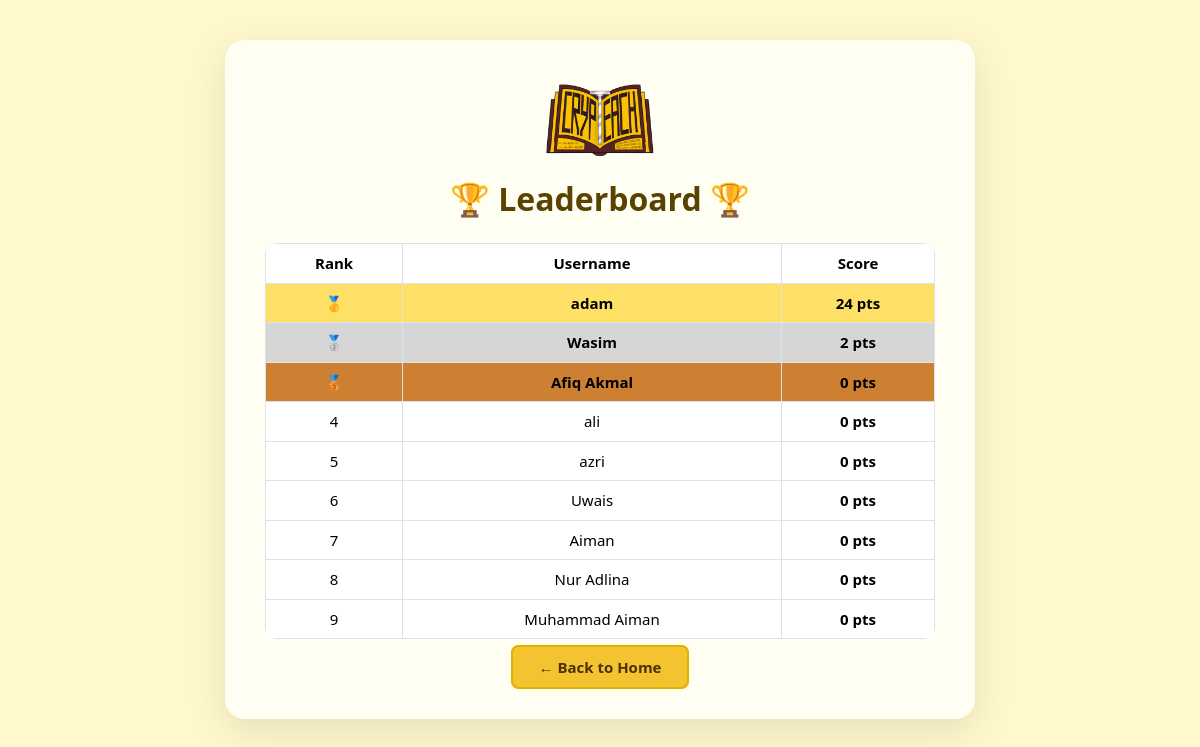
/leaderboard.php (signed in), run on the app's committed database.
### tables this page shows
CREATE TABLE `users` (
  `id` int(11) NOT NULL,
  `username` varchar(50) NOT NULL,
  `email` varchar(100) DEFAULT NULL,
  `password` varchar(255) NOT NULL,
  `created_at` timestamp NOT NULL DEFAULT current_timestamp(),
  `score` int(11) DEFAULT 0,
  `role` enum('admin','student') NOT NULL DEFAULT 'student',
  `login_count` int(11) DEFAULT 0,
  `profile_photo` varchar(255) DEFAULT NULL
);

### leaderboard.php (the view, shortened to what this page needs)
<?php
include 'db.php';
$result = $conn->query("SELECT username, score FROM users WHERE role='student' ORDER BY score DESC");
?>
<!DOCTYPE html>
<html>
<head>
    <link href="https://cdn.jsdelivr.net/npm/bootstrap@5.3.3/dist/css/bootstrap.min.css" rel="stylesheet">
</head>
<body>
<div class="leaderboard-container">
    <img src="uploads/crypteach_logo.png" alt="CrypTeach Logo" class="logo">
    <h2 class="glow">🏆 Leaderboard 🏆</h2>
    <table class="table table-bordered">
        <thead>
            <tr>
                <th>Rank</th>
                <th>Username</th>
                <th>Score</th>
            </tr>
        </thead>
        <tbody>
            <?php $rank = 1; ?>
            <?php while ($row = $result->fetch_assoc()): ?>
                <tr>
                    <td>
                        <?php
                        if ($rank == 1) echo "🥇";
                        elseif ($rank == 2) echo "🥈";
                        elseif ($rank == 3) echo "🥉";
                        else echo $rank;
                        ?>
                    </td>
                    <td><?= htmlspecialchars($row['username']) ?></td>
                    <td><strong><?= $row['score'] ?> pts</strong></td>
                </tr>
                <?php $rank++; ?>
            <?php endwhile; ?>
        </tbody>
    </table>
    <a href="<?= ($_SESSION['role'] === 'admin') ? 'admin_home.php' : 'user_home.php' ?>" class="btn-back">← Back to Home</a>
</div>
</body>
</html>

### leaderboard.php (style rules this page uses)
body { background-color: #fff8cc; font-family: 'Segoe UI', Tahoma, Geneva, Verdana, sans-serif; margin: 0; padding: 40px 0; }
.leaderboard-container { background: #fffef3; max-width: 750px; margin: auto; padding: 40px; border-radius: 20px; box-shadow: 0 12px 40px rgba(0, 0, 0, 0.1); text-align: center; }
.logo { display: block; height: 80px; margin: 0 auto 20px; }
h2 { font-size: 32px; font-weight: 700; margin-bottom: 25px; color: #5a4300; }
table { width: 100%; border-collapse: collapse; border-radius: 12px; overflow: hidden; }
thead tr { background-color: #f5cd79; color: #4e3400; }
th, td { padding: 14px; font-size: 15px; }
tr:nth-child(1) td { background-color: #ffe066; font-weight: bold; color: #000; }
tr:nth-child(2) td { background-color: #d6d6d6; font-weight: bold; color: #000; }
tr:nth-child(3) td { background-color: #cd7f32; font-weight: bold; color: #000; }
.btn-back { margin-top: 30px; padding: 10px 25px; font-size: 15px; background-color: #f4c430; color: #4a3300; border-radius: 8px; font-weight: bold; border: 2px solid #e1b200; text-decoration: none; }
.glow { animation: glow 1.5s infinite alternate; }

### data on the page
users: username "adam", score "24"
users: username "Wasim", score "2"
users: username "Afiq Akmal", score "0"
users: username "ali", score "0"
users: username "azri", score "0"
users: username "Uwais", score "0"
users: username "Aiman", score "0"
users: username "Nur Adlina", score "0"
users: username "Muhammad Aiman", score "0"
